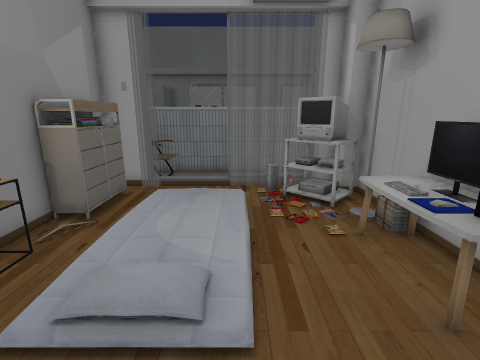
View 1 (above)

14 first-person views from a walk through a Godot game level. The camera is 1.5 m above the floor, tilts 14° down and sees 85° across. Doors that lead somewhere are drawn open, without their leaves. The floor is counted in squares, 0.5 m on a side. Each view is taken from the middle of a square. On the plan, view 1 faces up. The plan holds only what a view shows up to about 19 squares ahead; the rest is blank. The place goes on beyond the plan. Some surface patterns are stand-ins.

View 2
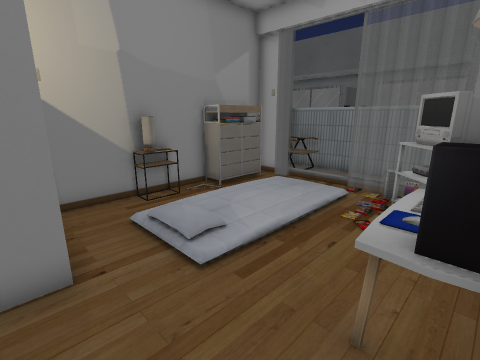

View 3
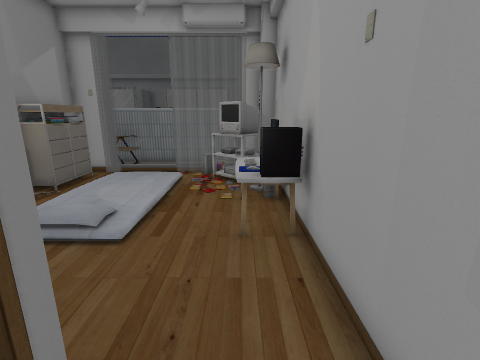

View 4
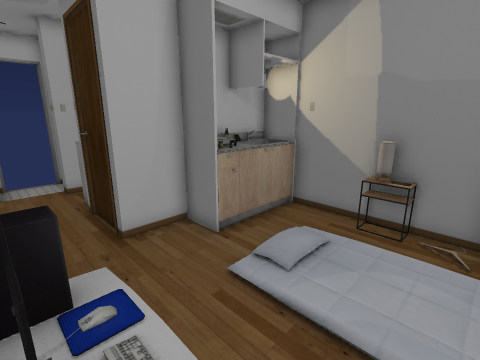

View 5
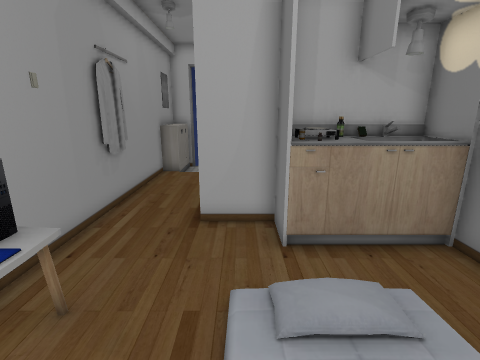

View 6
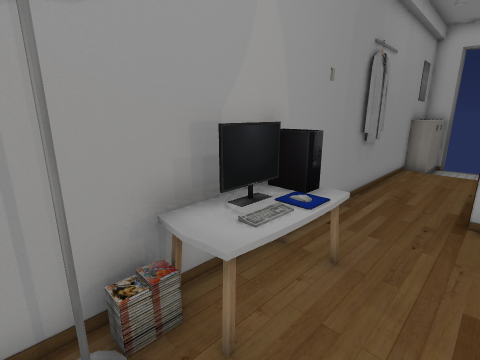

View 7
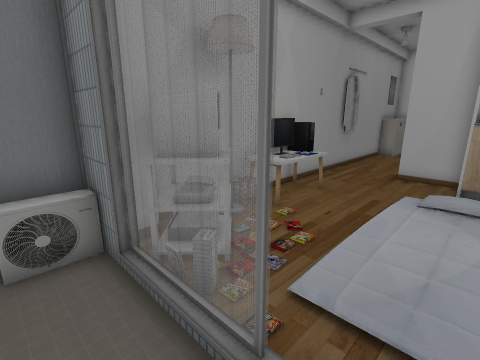

View 8
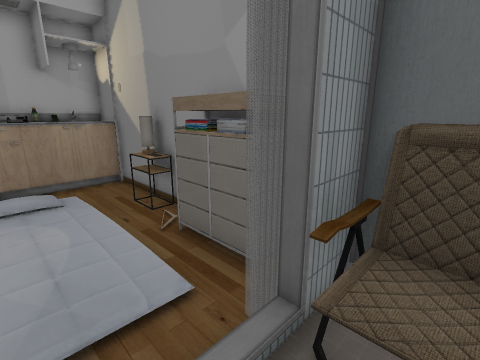

View 9
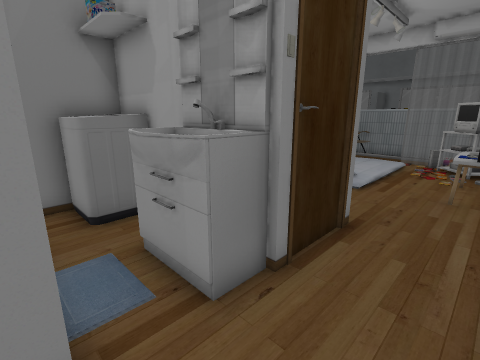

View 10
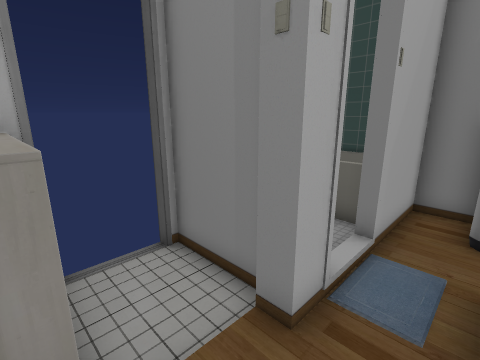

View 11
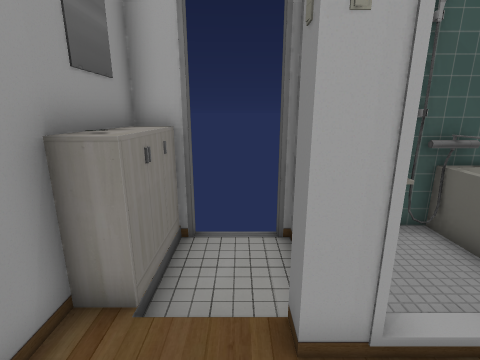

View 12
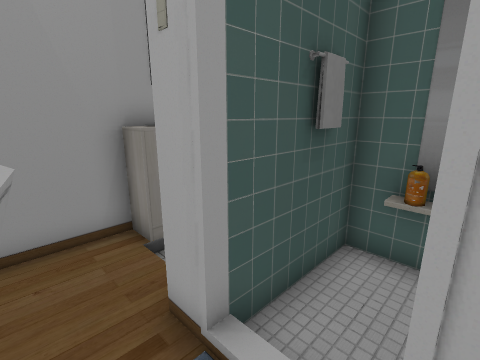

View 13
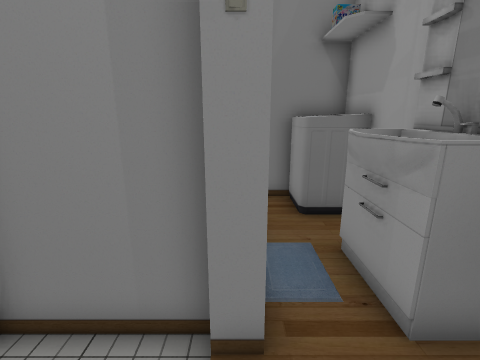

View 14
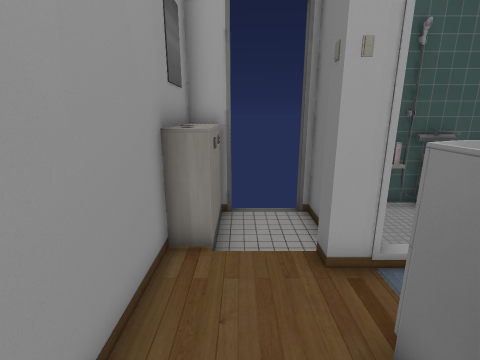

### Floor plan
Key: @ floor where view 1 was taken; # wall or solid block; . main floor; : floor 0.25 m higher than the main floor; - floor 0.25 m lower than the main floor; + floor 0.75 m higher than the main floor; / step, stairs or slope; D door; = window, fence, low wall or low ledge; C cabinet; L lamp; T table; M monitor; P computer; S sink; U tub; O other object.
Columns run from 6 left of view 1 to 5 right of it. Each row starts with its distance up from view 1.
 14 #==#########
 13 #=O.......O#
 12 #=O.  ....O#
 11 ###DDDDD D##
 10 #CC.....OO##
  9 #CC/::/.OOO#
  8 #CC/::/..OL#
  7 #C.:::/.../#
  6 #..:::/..T+#
  5 #O.:::/..OM#
  4 #T.////..OM#
  3 #..////...P#
  2 #..........#
  1 #SSSSS.....#
  0 #SSSS#@....#
 -1 ##### ##...#
 -2        #..##
 -3        #..##
 -4 ##### ##...#
 -5 #OO..SSS...#
 -6 #OO..SSS...#
 -7 #..........#
 -8 ####DDD#...#
 -9 UU U..##--OC
-10 UU U..##--CC
-11   UU#=##--CC
-12   #####DDD##

Positions as (right, up) in squares from view 1, and headings:
1: (0, 0), facing up
2: (4, 0), facing up-left
3: (3, -3), facing up
4: (4, 7), facing down-left
5: (0, 7), facing down
6: (1, 8), facing down-right
7: (-2, 13), facing down-right
8: (-1, 13), facing down-left
9: (4, -8), facing up-left
10: (4, -6), facing down-left
11: (2, -5), facing down
12: (-2, -6), facing down-right
13: (4, -8), facing left
14: (3, -3), facing down
